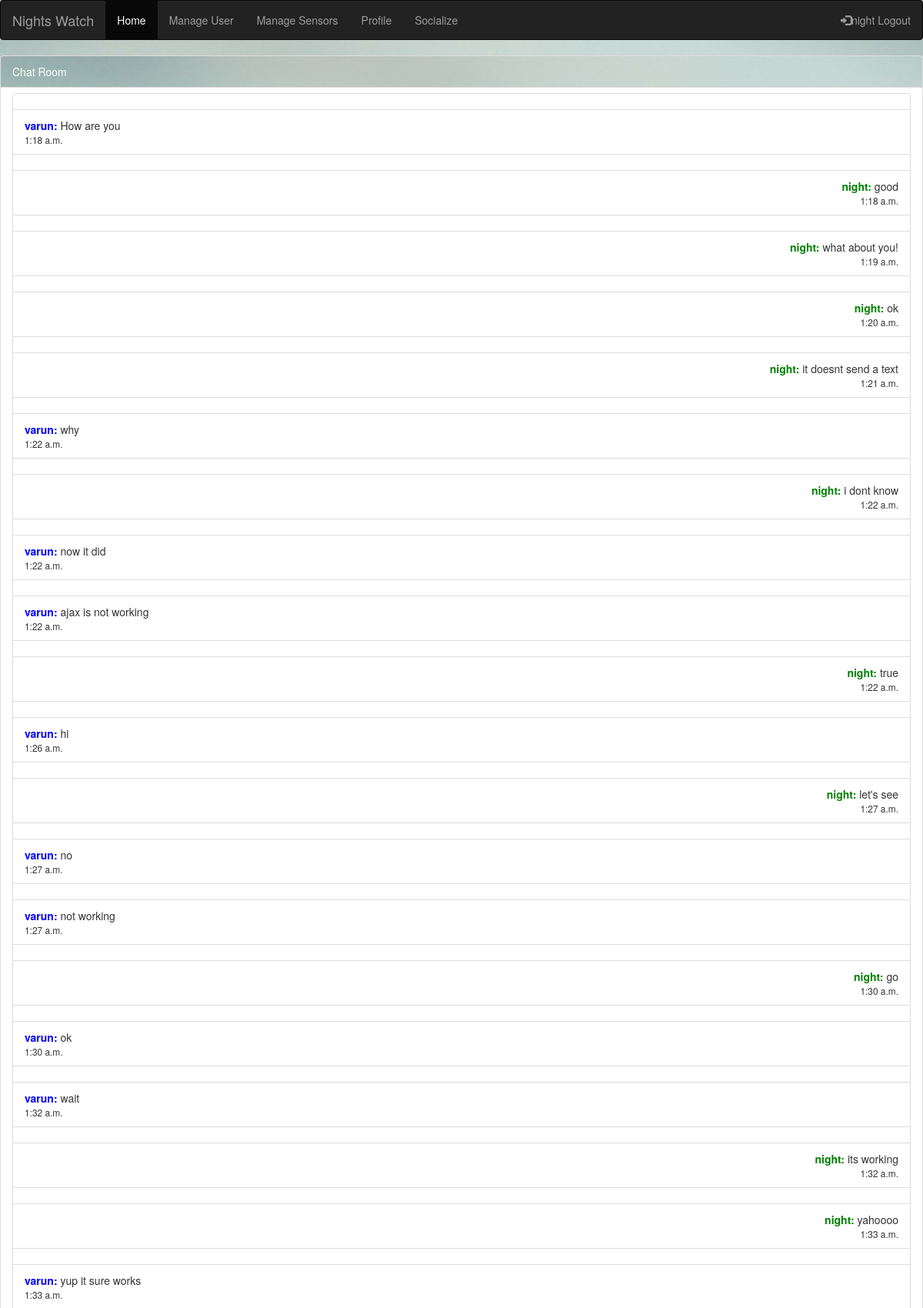
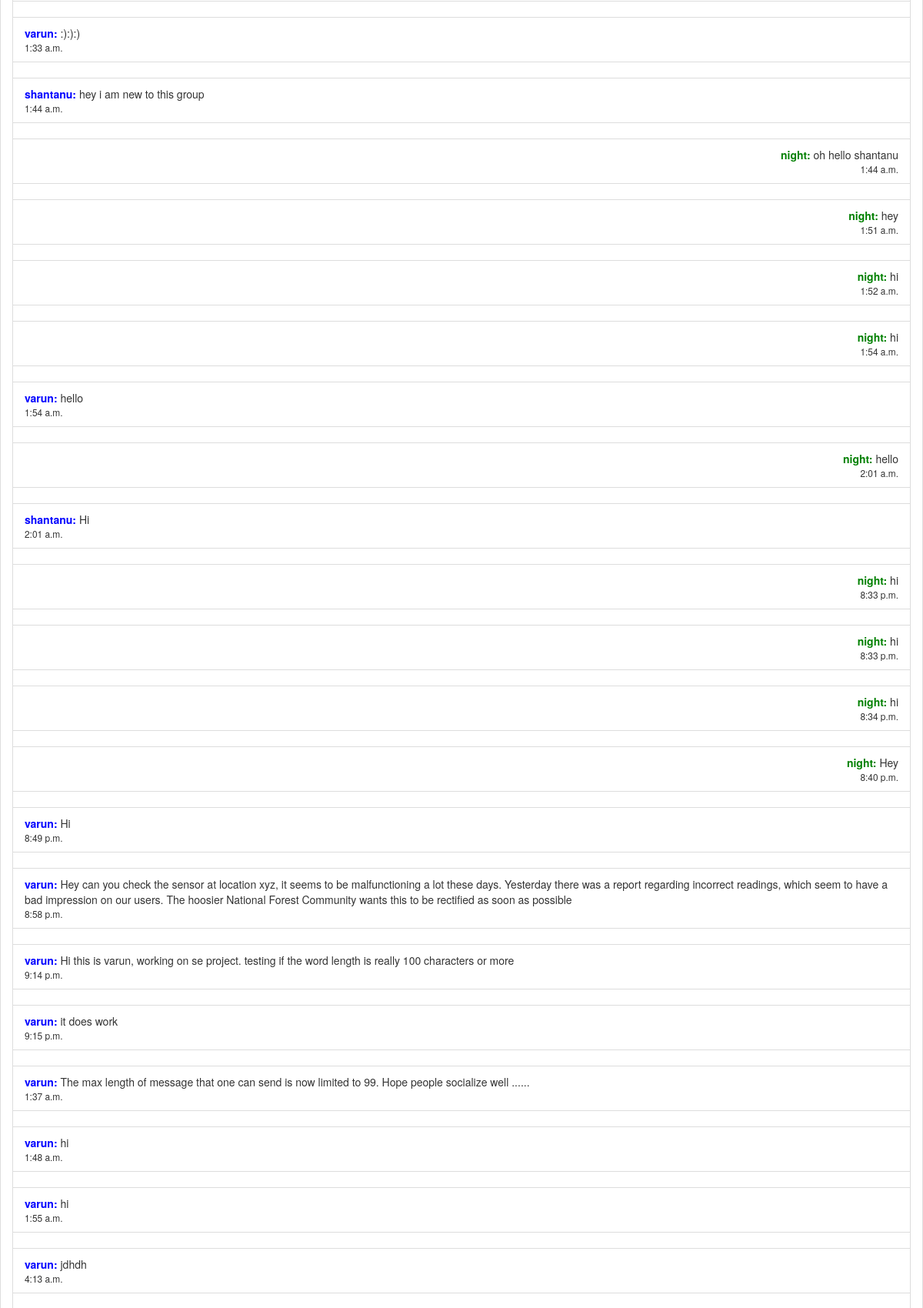
The app's page /demosky/chat_box/ (signed in, upper part) with its own data (2 pictures, top to bottom).
### demosky/models.py (models this page shows, shortened)
class Chat(models.Model):
    created = models.DateTimeField(auto_now_add=True)
    user = models.ForeignKey(User)
    message = models.CharField(max_length=200)

### demosky/views.py (the view)
@login_required
def Chatbox(request):
    c = Chat.objects.all()
    return render(request, "demosky/chat_box.html", {'home': 'active', 'chat': c})

### demosky/templates/demosky/chat_box.html (shortened to what this page needs)
{% load staticfiles %}
{% load static %}
<html>
<body background="/static/DarkSky-Dev/imgs/Background.jpg">
<div class="wrapper">
<nav class="navbar navbar-inverse" >
  <div class="container-fluid" >
    <div class="navbar-header">
      <a class="navbar-brand" href="/demosky/">Nights Watch</a>
    </div>
    <ul class="nav navbar-nav" id="thenavigation">
      <li class="active"><a href="/demosky/">Home</a></li>
      {% if user.is_staff %}
        <li ><a href="/demosky/manage-user">Manage User</a></li>
        <li ><a href="/demosky/manage-sensors">Manage Sensors</a></li>
      {% endif %}
    </ul>
    {% if user.is_authenticated %}
          <ul class="nav navbar-nav">
              <li><a href="/demosky/profile">Profile</a></li>
              <li><a href="/demosky/search">Socialize</a></li>
          </ul>
       <ul class="nav navbar-nav navbar-right">
         <li><a href="/demosky/logout/"><span class="glyphicon glyphicon-log-in"></span>{{request.user}} Logout</a></li>
       </ul>
     {% else %}
       <ul class="nav navbar-nav navbar-right">
        <li><a href="/demosky/register/"><span class="glyphicon glyphicon-user"></span> Register</a></li>
         <li><a href="/demosky/login/"><span class="glyphicon glyphicon-log-in"></span> Login</a></li>
       </ul>
     {% endif %}
  </div>
</nav>
</div>
</body>
<head>
    <link rel="stylesheet" href="http://maxcdn.bootstrapcdn.com/bootstrap/3.3.5/css/bootstrap.min.css">
    <link rel="stylesheet" href="{% static "DarkSky-Dev/css/chat.css" %}">
</head>
<body>
    <div id="chat-body" class="panel panel-default">
        <div class="panel-heading custom_class">Chat Room </div>
        <div id="msg-list-div" class="panel-body">
            <ul id="msg-list" class="list-group">
                {% for obj in chat %}
                    {% if obj.user == request.user %}
                        <li class="text-right list-group-item"></li>
                <li class="text-right list-group-item"><b><font color ='green'>{{ obj.user }}:</font></b> {{ obj.message }}<br><small>{{obj.created.time}}</small></li>
                    {% else %}
                        <li class="text-left list-group-item"></li>
                <li class="text-left list-group-item"><b><font color = 'blue'>{{ obj.user}}:</font></b> {{ obj.message }}<br><small>{{obj.created.time}}</small></li>
                    {% endif %}
                {% empty %}
                    <li class="text-right list-group-item">No messages yet!</li>
                {% endfor %}
            </ul>
        </div>
    </div>
</body>
</html>

### static/DarkSky-Dev/css/chat.css (style rules this page uses)
body { background: url('/static/DarkSky-Dev/imgs/Background.jpg'); background-repeat: no-repeat; background-position: top center; background-attachment: fixed; width: 100%; height: 90%; }
.panel-body { overflow-y: scroll; height: 85%; }
.panel > .panel-heading { background-image: url('/static/DarkSky-Dev/imgs/Background.jpg'); color: white; }

### records on screen
Chat: user "varun", message "How are you", created.time "1:18 a.m."
Chat: user "night", message "good", created.time "1:18 a.m."
Chat: user "night", message "what about you!", created.time "1:19 a.m."
Chat: user "night", message "ok", created.time "1:20 a.m."
Chat: user "night", message "it doesnt send a text", created.time "1:21 a.m."
Chat: user "varun", message "why", created.time "1:22 a.m."
Chat: user "night", message "i dont know", created.time "1:22 a.m."
Chat: user "varun", message "now it did", created.time "1:22 a.m."
Chat: user "varun", message "ajax is not working", created.time "1:22 a.m."
Chat: user "night", message "true", created.time "1:22 a.m."
Chat: user "varun", message "hi", created.time "1:26 a.m."
Chat: user "night", message "let's see", created.time "1:27 a.m."
Chat: user "varun", message "no", created.time "1:27 a.m."
Chat: user "varun", message "not working", created.time "1:27 a.m."
Chat: user "night", message "go", created.time "1:30 a.m."
Chat: user "varun", message "ok", created.time "1:30 a.m."
Chat: user "varun", message "wait", created.time "1:32 a.m."
Chat: user "night", message "its working", created.time "1:32 a.m."
Chat: user "night", message "yahoooo", created.time "1:33 a.m."
Chat: user "varun", message "yup it sure works", created.time "1:33 a.m."
Chat: user "varun", message ":):):)", created.time "1:33 a.m."
Chat: user "shantanu", message "hey i am new to this group", created.time "1:44 a.m."
Chat: user "night", message "oh hello shantanu", created.time "1:44 a.m."
Chat: user "night", message "hey", created.time "1:51 a.m."
Chat: user "night", message "hi", created.time "1:52 a.m."
Chat: user "night", message "hi", created.time "1:54 a.m."
Chat: user "varun", message "hello", created.time "1:54 a.m."
Chat: user "night", message "hello", created.time "2:01 a.m."
Chat: user "shantanu", message "Hi", created.time "2:01 a.m."
Chat: user "night", message "hi", created.time "8:33 p.m."
Chat: user "night", message "hi", created.time "8:33 p.m."
Chat: user "night", message "hi", created.time "8:34 p.m."
Chat: user "night", message "Hey", created.time "8:40 p.m."
Chat: user "varun", message "Hi", created.time "8:49 p.m."
Chat: user "varun", message "Hey can you check the sensor at location xyz, it seems to be malfunctioning a lot these days. Yesterday there was a report regarding incorrect readings, which seem to have a bad impression on our users. The hoosier National Forest Community wants this to be rectified as soon as possible", created.time "8:58 p.m."
Chat: user "varun", message "Hi this is varun, working on se project. testing if the word length is really 100 characters or more", created.time "9:14 p.m."
Chat: user "varun", message "it does work", created.time "9:15 p.m."
Chat: user "varun", message "The max length of message that one can send is now limited to 99. Hope people socialize well ......", created.time "1:37 a.m."
Chat: user "varun", message "hi", created.time "1:48 a.m."
Chat: user "varun", message "hi", created.time "1:55 a.m."
Chat: user "varun", message "jdhdh", created.time "4:13 a.m."

### other values on screen
{{ request.user }} "night"
